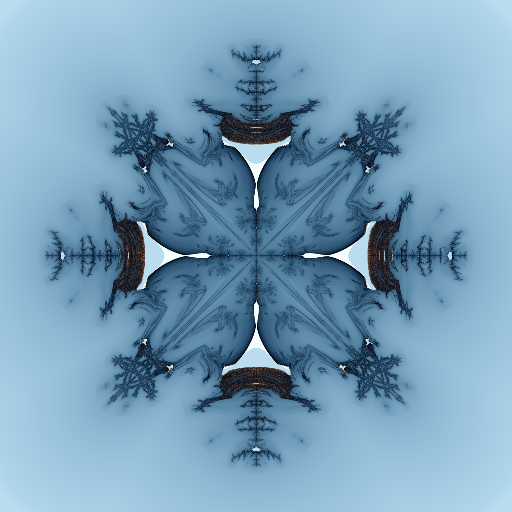
//> input picture test.png, 512 x 512 px
$ ./main   (built with g++ and OpenCV 4)
//> lines starting //> are read from the running program, lines starting //| are printed output that depends on the picture
### transform.hpp
#pragma once
#include "common.hpp"
#include <functional>
#include <vector>


namespace Blur{
    size_t count_level_of_image(size_t size)
    {
        size_t i = 1;
        size_t j = 0;
        while (i < size)
        {
            i <<= 1;
            j++;
        }
        return j;
    }

    auto SqureBlur = [](ColorMatrix m, size_t level) -> ColorMatrix
    {
        // 假设m是一个正方形矩阵，边长是2^n
        // level是模糊边长为2^level的正方形区域，并且是分块模糊
        // 例如，level=0表示模糊边长为2^0=1的正方形区域，即一个像素点
        // level=1表示模糊边长为2^1=2的正方形区域，即4个像素点，以此类推
        if(m.red.r() != m.red.c() || m.red.r() != m.green.r() || m.red.r() != m.blue.r())
        {
            throw std::runtime_error("Blur: invalid dimensions");
        }
        if((m.red.r() & (m.red.r() - 1)) != 0)
        {
            throw std::runtime_error("Blur: invalid dimensions");
        }
        if (level < 0 || level > count_level_of_image(m.red.r()))
        {
            throw std::runtime_error("Blur: invalid level");
        }
        ColorMatrix result(m.red.r(), m.red.c());
        size_t n = m.red.r();
        size_t step = 1 << level;
        for(size_t i = 0; i < n; i += step)
        {
            for(size_t j = 0; j < n; j += step)
            {
                double sum_red = 0, sum_green = 0, sum_blue = 0;
                for(size_t x = 0; x < step; x++)
                {
                    for(size_t y = 0; y < step; y++)
                    {
                        sum_red += m.red(i + x, j + y);
                        sum_green += m.green(i + x, j + y);
                        sum_blue += m.blue(i + x, j + y);
                    }
                }
                double avg_red = sum_red / (step * step);
                double avg_green = sum_green / (step * step);
                double avg_blue = sum_blue / (step * step);
                for(size_t x = 0; x < step; x++)
                {
                    for(size_t y = 0; y < step; y++)
                    {
                        result.red(i + x, j + y) = avg_red;
                        result.green(i + x, j + y) = avg_green;
                        result.blue(i + x, j + y) = avg_blue;
                    }
                }
            }
        }
        return result;
    };
}

namespace Transformer{
    auto X_minus_BlurX = [](std::function<ColorMatrix(ColorMatrix, size_t)> f, ColorMatrix m, size_t level) -> ColorMatrix
    {
        ColorMatrix blurred = f(m, level);
        return m - blurred;
    };
    auto Series = [](std::function<ColorMatrix(ColorMatrix, size_t)> f, ColorMatrix m, size_t max_level) -> std::vector<ColorMatrix>
    {
        std::vector<ColorMatrix> result;
        ColorMatrix X = m;
        max_level++;
        while(max_level--)
        {
            ColorMatrix blurred = f(X, max_level);
            result.push_back(blurred);
            X = X - blurred;
        }
        result.push_back(X);
        return result;
    };
    auto Reconstruct = [](std::vector<ColorMatrix> series) -> ColorMatrix
    {
        if(series.size()==0){
            return ColorMatrix(64, 64);
        }
        ColorMatrix result = series.back();
        for(int i = series.size() - 2; i >= 0; i--)
        {
            result = result + series[i];
        }
        return result;
    };
    auto Filter = [](std::function<double(double,double)> f, ColorMatrix m, double s) -> ColorMatrix
    {
        ColorMatrix result(m.red.r(), m.red.c());
        for (size_t i{}; i < m.red.r();i++)
        {
            for (size_t j{}; j < m.red.c(); j++)
            {
                result(0)(i, j) = f(m(0)(i, j), s);
                result(1)(i, j) = f(m(1)(i, j), s);
                result(2)(i, j) = f(m(2)(i, j), s);
            }
        }
        return result;
    };
}

### common.hpp
#pragma once
#include <iostream>
#include "opencv2/opencv.hpp"

class Matrix{
    double* data{};
    int rows{}, cols{};
public:
    ~Matrix()
    {
        if (data != nullptr)
        {
            delete[] data;
            data = nullptr;
        }
    }
    Matrix(int rows, int cols): rows(rows), cols(cols){
        this->~Matrix();
        data = new double[rows*cols];
    }
    Matrix(const Matrix& other): rows(other.rows), cols(other.cols){
        this->~Matrix();
        data = new double[rows*cols];
        for(int i = 0; i < rows*cols; i++){
            data[i] = other.data[i];
        }
    }
    Matrix& operator=(const Matrix& other){
        if(this == &other){
            return *this;
        }
        this->~Matrix();
        rows = other.rows;
        cols = other.cols;
        data = new double[rows*cols];
        for(int i = 0; i < rows*cols; i++){
            data[i] = other.data[i];
        }
        return *this;
    }
    Matrix(Matrix&& other) noexcept: rows(other.rows), cols(other.cols), data(other.data){
        other.rows = 0;
        other.cols = 0;
        other.data = nullptr;
    }
    Matrix& operator=(Matrix&& other) noexcept{
        if(this == &other){
            return *this;
        }
        this->~Matrix();
        rows = other.rows;
        cols = other.cols;
        data = other.data;
        other.rows = 0;
        other.cols = 0;
        other.data = nullptr;
        return *this;
    }
    double& operator()(int i, int j){
        return data[i*cols + j];
    }
    double& operator()(int i, int j) const{
        return data[i*cols + j];
    }
    double& operator[](int i){
        return data[i];
    }
    double& operator[](int i) const{
        return data[i];
    }
    inline int r(){
        return rows;
    }
    inline int c()
    {
        return cols;
    }
    inline int r() const
    {
        return rows;
    }
    inline int c() const
    {
        return cols;
    }
    Matrix operator*(const Matrix& other){
        if(cols != other.rows){
            throw std::runtime_error("Matrix multiplication: invalid dimensions");
        }
        Matrix result(rows, other.cols);
        for(int i = 0; i < rows; i++){
            for(int j = 0; j < other.cols; j++){
                result(i, j) = 0;
                for(int k = 0; k < cols; k++){
                    result(i, j) += (*this)(i, k) * other(k, j);
                }
            }
        }
        return result;
    }
    Matrix operator+(const Matrix& other){
        if(rows != other.rows || cols != other.cols){
            throw std::runtime_error("Matrix addition: invalid dimensions");
        }
        Matrix result(rows, cols);
        for(int i = 0; i < rows; i++){
            for(int j = 0; j < cols; j++){
                result(i, j) = (*this)(i, j) + other(i, j);
            }
        }
        return result;
    }
    Matrix operator-(const Matrix& other){
        if(rows != other.rows || cols != other.cols){
            throw std::runtime_error("Matrix subtraction: invalid dimensions");
        }
        Matrix result(rows, cols);
        for(int i = 0; i < rows; i++){
            for(int j = 0; j < cols; j++){
                result(i, j) = (*this)(i, j) - other(i, j);
            }
        }
        return result;
    }
    Matrix operator*(double scalar){
        Matrix result(rows, cols);
        for(int i = 0; i < rows; i++){
            for(int j = 0; j < cols; j++){
                result(i, j) = (*this)(i, j) * scalar;
            }
        }
        return result;
    }
    Matrix operator/(double scalar){
        Matrix result(rows, cols);
        for(int i = 0; i < rows; i++){
            for(int j = 0; j < cols; j++){
                result(i, j) = (*this)(i, j) / scalar;
            }
        }
        return result;
    }
    // [38 lines left out: functions determinant, transpose, not called in this run]

};

class ColorMatrix{
public:
    Matrix red, green, blue;
    ColorMatrix(int rows, int cols): red(rows, cols), green(rows, cols), blue(rows, cols){}
    Matrix& operator()(int channel){
        switch(channel){
            case 0: return red;
            case 1: return green;
            case 2: return blue;
            default: throw std::runtime_error("ColorMatrix: invalid channel");
        }
    }
    ColorMatrix(const ColorMatrix &other) : red(other.red), green(other.green), blue(other.blue){}

    ColorMatrix& operator=(const ColorMatrix& other){
        if(this == &other){
            return *this;
        }
        red = other.red;
        green = other.green;
        blue = other.blue;
        return *this;
    }
    ColorMatrix(ColorMatrix&& other) noexcept: red(std::move(other.red)), green(std::move(other.green)), blue(std::move(other.blue)){}
    ColorMatrix& operator=(ColorMatrix&& other) noexcept{
        if(this == &other){
            return *this;
        }
        red = std::move(other.red);
        green = std::move(other.green);
        blue = std::move(other.blue);
        return *this;
    }

    ColorMatrix operator*(double scalar){
        ColorMatrix result(red.r(), red.c());
        result.red = red * scalar;
        result.green = green * scalar;
        result.blue = blue * scalar;
        return result;
    }
    ColorMatrix operator/(double scalar){
        ColorMatrix result(red.r(), red.c());
        result.red = red / scalar;
        result.green = green / scalar;
        result.blue = blue / scalar;
        return result;
    }
    ColorMatrix operator+(const ColorMatrix& other){
        if(red.r() != other.red.r() || red.c() != other.red.c()){
            throw std::runtime_error("ColorMatrix addition: invalid dimensions");
        }
        ColorMatrix result(red.r(), red.c());
        result.red = red + other.red;
        result.green = green + other.green;
        result.blue = blue + other.blue;
        return result;
    }
    ColorMatrix operator-(const ColorMatrix& other){
        if(red.r() != other.red.r() || red.c() != other.red.c()){
            throw std::runtime_error("ColorMatrix subtraction: invalid dimensions");
        }
        ColorMatrix result(red.r(), red.c());
        result.red = red - other.red;
        result.green = green - other.green;
        result.blue = blue - other.blue;
        return result;
    }
    ColorMatrix operator*(const ColorMatrix& other){
        if(red.r() != other.red.r() || red.c() != other.red.c()){
            throw std::runtime_error("ColorMatrix multiplication: invalid dimensions");
        }
        ColorMatrix result(red.r(), red.c());
        result.red = red * other.red;
        result.green = green * other.green;
        result.blue = blue * other.blue;
        return result;
    }

};

ColorMatrix from_cvMat_to_ColorMatrix(cv::Mat img){
    ColorMatrix result(img.rows, img.cols);
    for(int i = 0; i < img.rows; i++){
        for(int j = 0; j < img.cols; j++){
            cv::Vec3b pixel = img.at<cv::Vec3b>(i, j);
            result.red(i, j) = pixel[2];
            result.green(i, j) = pixel[1];
            result.blue(i, j) = pixel[0];
        }
    }
    return result;
}

cv::Mat from_ColorMatrix_to_cvMat(ColorMatrix m){
    auto clamp = [](double x, double y, double z) -> double
    {
        return x > z ? z : (x < y ? y : x);
    };
    cv::Mat result(m.red.r(), m.red.c(), CV_8UC3);
    for(int i = 0; i < m.red.r(); i++){
        for(int j = 0; j < m.red.c(); j++){
            cv::Vec3b pixel;
            pixel[2] = clamp(m.red(i, j), 0, 255);
            pixel[1] = clamp(m.green(i, j), 0, 255);
            pixel[0] = clamp(m.blue(i, j), 0, 255);
            result.at<cv::Vec3b>(i, j) = pixel;
        }
    }
    return result;
}

### main.cpp
#include "common.hpp"
#include "transform.hpp"
#include <opencv2/opencv.hpp>
#include <vector>
#include <string>

int S = 3; // 注意，S现在是一个int，因为createTrackbar需要一个int参数
cv::Mat img;
std::vector<ColorMatrix> series;
double filter(double x, double s)
{
    return abs(x) > s * sqrt(S * 0.1) ? x : 0;
}
void on_trackbar(int, void *)
{
    // 这个函数将在滑块的值改变时被调用
    // 你可以在这里添加你的代码
    std::vector<ColorMatrix> tmp = series;
    size_t i = 0;
    for (auto &x : tmp)
    {
        i++;
        x = Transformer::Filter(filter, x, i);
    }
    ColorMatrix re = Transformer::Reconstruct(tmp);
    // 在同一个窗口显示series中的所有图像
    cv::Mat gather;
    int imgPerRow = 5; // 每行显示的图像数量
    std::vector<cv::Mat> row;
    const int size = 256;
    cv::Mat blank = cv::Mat::zeros(cv::Size(size, size), CV_8UC3); // 创建一个空白图像

    tmp.push_back(from_cvMat_to_ColorMatrix(img));
    tmp.push_back(re);

    for (int i = 0; i < tmp.size(); ++i)
    {
        cv::Mat tmp_ = from_ColorMatrix_to_cvMat(tmp[i]);
        if (!tmp_.empty())
        {
            cv::resize(tmp_, tmp_, cv::Size(size, size));
            row.push_back(tmp_);
            if ((i + 1) % imgPerRow == 0 || i == tmp.size() - 1) // 每行达到指定数量的图像或者已经是最后一个图像，就将这一行添加到gather中
            {
                while (row.size() < imgPerRow) // 如果这一行的图像数量小于指定的数量，就添加空白图像
                    row.push_back(blank);
                cv::Mat row_;
                cv::hconcat(row, row_); // 使用cv::hconcat函数来在矩阵的右边添加新的列
                if (gather.empty())
                    gather = row_;
                else
                    cv::vconcat(gather, row_, gather); // 使用cv::vconcat函数来在矩阵的底部添加新的行
                row.clear();
            }
        }
    }
    if (!gather.empty())
        cv::imshow("Series", gather);

    //cv::imshow("Reconstructed", from_ColorMatrix_to_cvMat(re));
}

size_t count_level_of_image(size_t size)
{
    size_t i = 1;
    size_t j = 0;
    while (i < size)
    {
        i <<= 1;
        j++;
    }
    return j;
}

int main()
{
    try
    {
        img = cv::imread("test.png");
//> img is the input picture: 512 rows x 512 cols, CV_8UC3; mean B, G, R 185.5, 159.2, 119.4
        cv::imshow("Series", img);
        cv::createTrackbar("Parameter", "Series", &S, 100, on_trackbar); // 创建滑块

        ColorMatrix m = from_cvMat_to_ColorMatrix(img);
        series = Transformer::Series(Blur::SqureBlur, m, count_level_of_image(m.red.c()));
//> series = 11 items
        on_trackbar(S, 0); // 初始化显示
//> the loop in on_trackbar, `for (auto &x : tmp)` made 11 passes
//> after the loop in on_trackbar, `for (auto &x : tmp)`: i = 11
//> in on_trackbar, `tmp.push_back(from_cvMat_to_ColorMatrix(img));`: tmp = 12 items
//> in on_trackbar, `tmp.push_back(re);`: tmp = 13 items
//> the loop in on_trackbar, `for (int i = 0; i < tmp.size(); ++i)` made 13 passes
//> pass 1, in on_trackbar, `cv::Mat tmp_ = from_ColorMatrix_to_cvMat(tmp[i]);`:
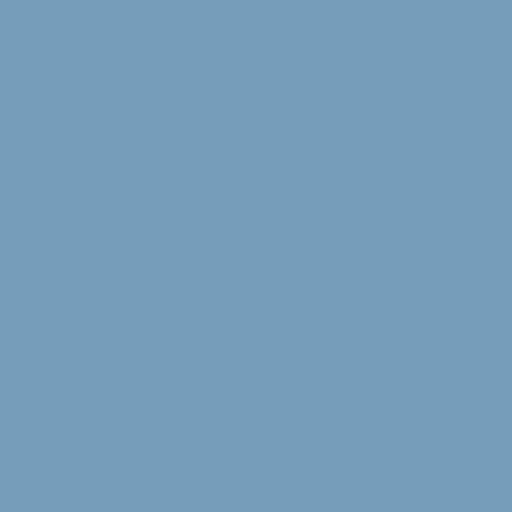
//> tmp_: 512 rows x 512 cols, CV_8UC3; mean B, G, R 185, 159, 119
//> after the loop in on_trackbar, `for (int i = 0; i < tmp.size(); ++i)`:
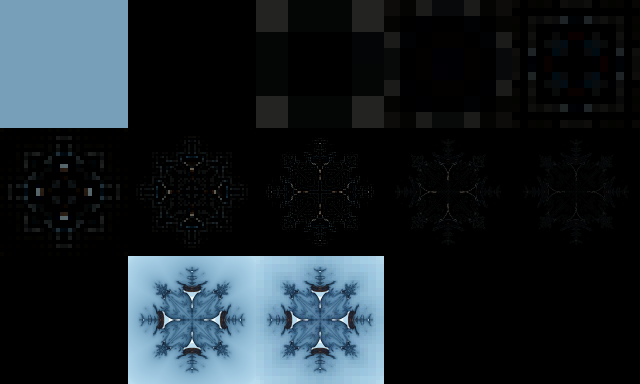
//> gather: 768 rows x 1280 cols, CV_8UC3 (shown at 1/2 size); mean B, G, R 39.3, 34.1, 25.9

        while (cv::waitKey(0)!=27);
//> the Esc key is pressed
    }
    catch (cv::Exception &e)
    {
        std::cerr << e.msg << std::endl;
    }
    return 0;
}

$ run again, with peppers_color.bmp saved as test.png
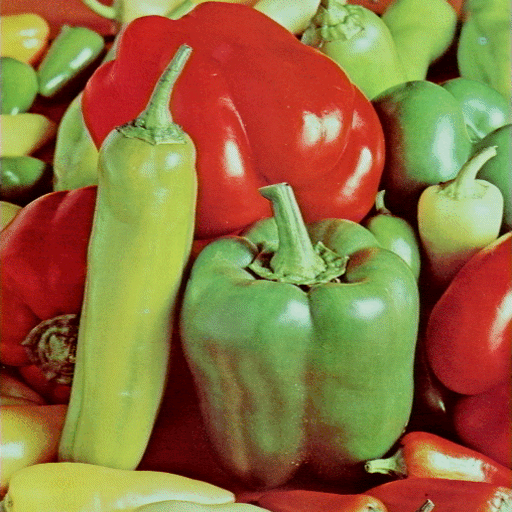
//> input picture peppers_color.bmp, 512 x 512 px
//> img is the input picture: 512 rows x 512 cols, CV_8UC3; mean B, G, R 62.6, 111.9, 143.2
//> series = 11 items
//> the loop in on_trackbar, `for (auto &x : tmp)` made 11 passes
//> after the loop in on_trackbar, `for (auto &x : tmp)`: i = 11
//> in on_trackbar, `tmp.push_back(from_cvMat_to_ColorMatrix(img));`: tmp = 12 items
//> in on_trackbar, `tmp.push_back(re);`: tmp = 13 items
//> the loop in on_trackbar, `for (int i = 0; i < tmp.size(); ++i)` made 13 passes
//> pass 1, in on_trackbar, `cv::Mat tmp_ = from_ColorMatrix_to_cvMat(tmp[i]);`:
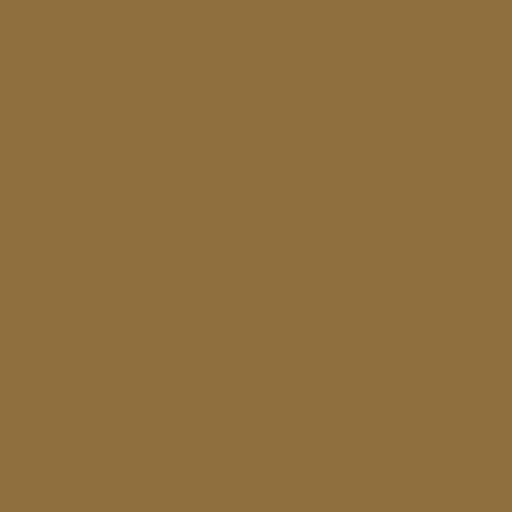
//> tmp_: 512 rows x 512 cols, CV_8UC3; mean B, G, R 62, 111, 143
//> after the loop in on_trackbar, `for (int i = 0; i < tmp.size(); ++i)`:
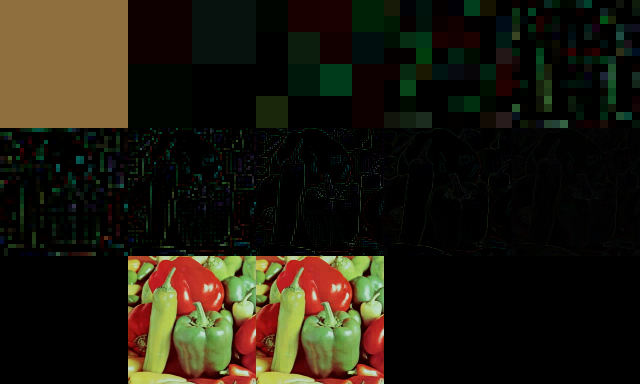
//> gather: 768 rows x 1280 cols, CV_8UC3 (shown at 1/2 size); mean B, G, R 15.2, 27, 31.5
